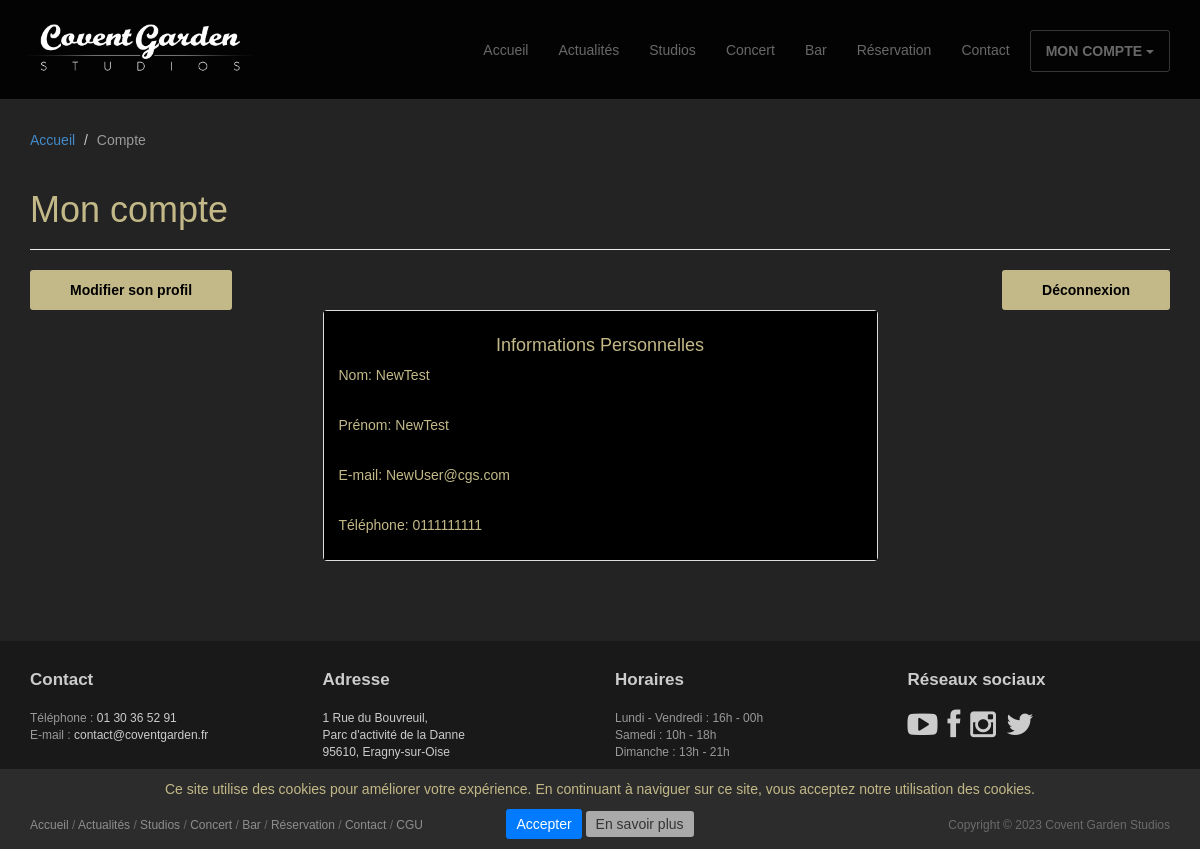
Page /compte/ (signed in) on the earlier database version.
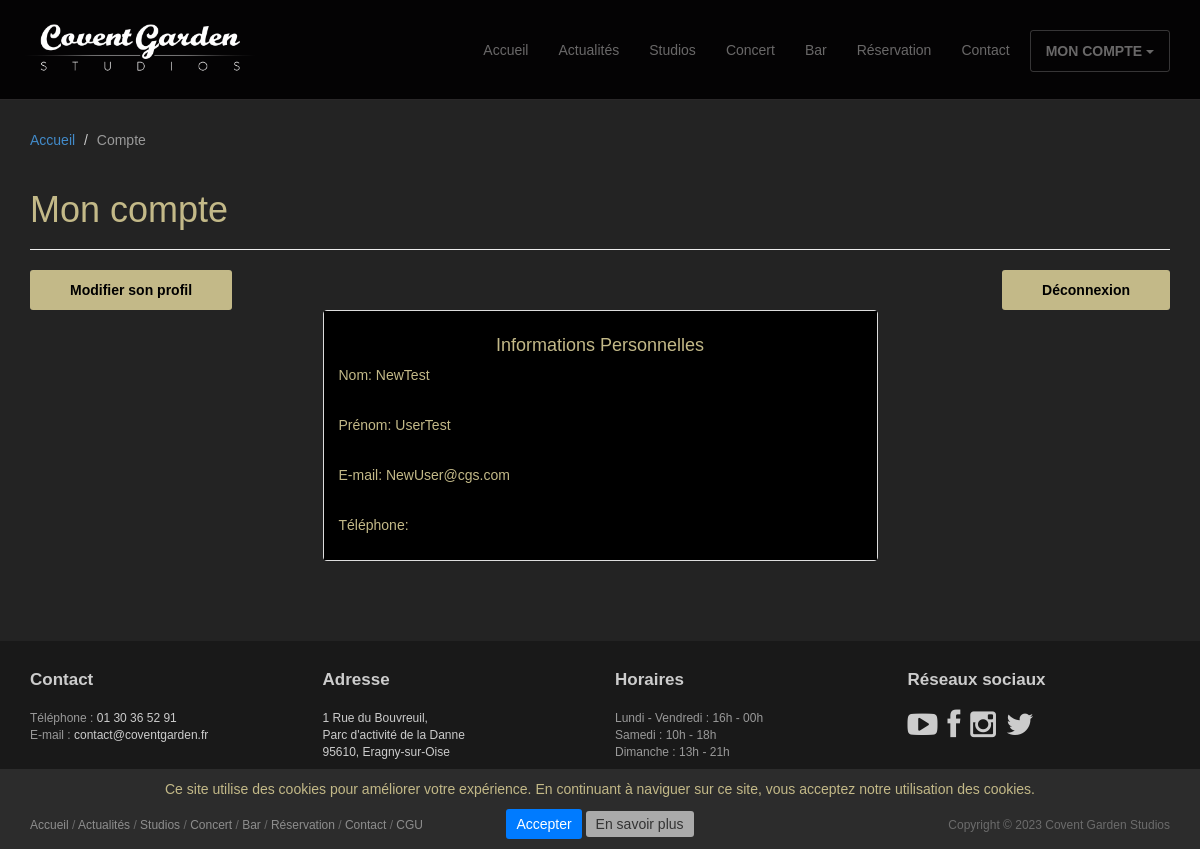
Same page on the later database version.
### studios/models.py (models this page shows, shortened)
class CustomUser(AbstractUser):
    username = MODEL_USERNAME
    email = MODEL_EMAIL
    last_name = MODEL_LAST_NAME
    first_name = MODEL_FIRST_NAME
    phone = MODEL_PHONE
    password = MODEL_PASSWORD
    password_confirm = MODEL_PASSWORD_CONFIRM

### studios/views.py (the view)
# urls.py: path('compte/', views.ProfileDetailView.as_view(), name='profile_detail'),
class ProfileDetailView(LoginRequiredMixin, View):
    redirect_field_name = ''
    template_name = "profile/profile_detail.html"
    context = {
        "title": "Mon compte",
        "breadcrumb": [
            {"view": "home", "name": "Accueil"},
            {"view": None, "name": "Compte"}]
    }
    def get(self, request):
        return render(request, self.template_name, self.context)

### studios/templates/profile/profile_detail.html (shortened to what this page needs)
{% extends 'base/base.html' %}
{% load static %}
{% block header %}
<header id="head" class="secondary"></header>
{% endblock %}
{% block page_header %}
<header class="page-header">
	<h1 class="page-title">{{title}}</h1>
</header>
{% endblock %}
{% block content %}
<div class="row">
	<div class="col-lg-6 text-left">
		<form action="{% url 'profile_update' %}">
			<button class="btn btn-action">Modifier son profil</button>
		</form>
	</div>
	<div class="col-lg-6 text-right">
		<form action="{% url 'account_log_out' %}">
			<button class="btn btn-action">Déconnexion</button>
		</form>
	</div>
</div>
<div class="row">
	<div class="col-md-6 col-md-offset-3 col-sm-8 col-sm-offset-2">
		<div class="panel panel-default">
			<div class="panel-body">
				<h4 class="text-center"> Informations Personnelles</h4>
				<p>Nom: {{ user.last_name }}</p><br>
				<p>Prénom: {{ user.first_name }}</p><br>
				<p>E-mail: {{ user.email }}</p><br>
				<p>Téléphone: {{ user.phone }}</p>
			</div>
		</div>
	</div>
</div>
{% endblock %}

Differences in the rows shown:
changed CustomUser "NewTest": first_name "NewTest" → "UserTest"; phone "0111111111" → (not shown)
